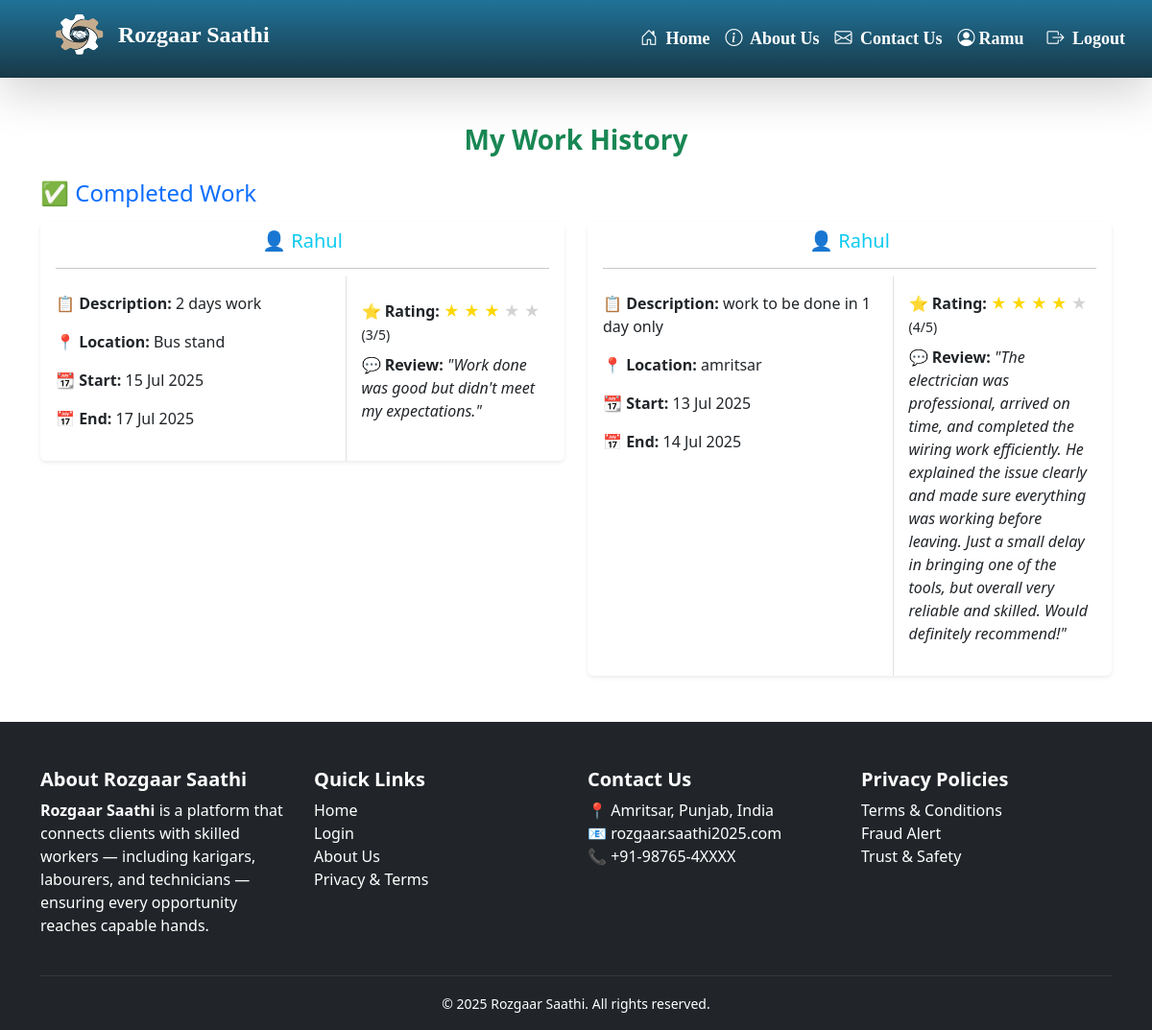
Screenshot of /hunarbaaz/work-history/ (signed in) with the database file from the repository.
### client/models.py (models this page shows, shortened)
class PostRequest(models.Model):
    client = models.ForeignKey(User, on_delete=models.CASCADE, related_name='sent_requests')
    hunarbaaz = models.ForeignKey('hunarbaaz.Hunarbaaz', on_delete=models.CASCADE, related_name='received_requests')
    job_description = models.TextField()
    location = models.CharField(max_length=100)
    start_date = models.DateField(help_text="Start date of the job",null=False,blank=True)
    end_date = models.DateField(help_text="Expected completion date",null=False,blank=True)
    JOB_TYPE_CHOICES = [
        ('residential', 'Residential'),
        ('commercial', 'Commercial'),
    ]
    job_type = models.CharField(max_length=20,choices=JOB_TYPE_CHOICES,default='residential',help_text="Type of job location")
    working_hours = models.PositiveIntegerField(
        null=True,
        blank=True,
        help_text="Estimated total working hours for this job"
    )
    is_accepted = models.BooleanField(null=True, blank=True)  # None = Pending, True = Accepted, False = Rejected
    is_completed = models.BooleanField(default=False)
    is_cancelled = models.BooleanField(default=False, help_text="Whether the client has cancelled the request")
    created_at = models.DateTimeField(auto_now_add=True)
    rating = models.IntegerField(
    validators=[MinValueValidator(1), MaxValueValidator(5)],
    null=True,
    blank=True,
    help_text="Client rating after completion (1 to 5)"
)
    review = models.TextField(null=True, blank=True, help_text="Optional client feedback")

### hunarbaaz/views.py (the view)
# urls.py: path('work-history/', views.work_history, name='work_history'),
@login_required
def work_history(request):
    profile = get_object_or_404(Hunarbaaz, user=request.user)
    completed_jobs = PostRequest.objects.filter(
        hunarbaaz=profile,
        is_completed=True
    ).order_by('-end_date', '-created_at')
    cancelled_jobs = PostRequest.objects.filter(
        hunarbaaz=profile,
        is_cancelled=True
    ).order_by('-end_date', '-created_at')
    return render(request, 'hunarbaaz/work_history.html', {
        'completed_jobs': completed_jobs,
        'cancelled_jobs': cancelled_jobs
    })

### hunarbaaz/templates/hunarbaaz/work_history.html (shortened to what this page needs)
{% extends 'base/base.html' %}
{% block content %}
  <div class="container mt-5 mb-5">
    <h3 class="text-center text-success mb-4">
      {% if user.clientprofile %}
        <b>Work History of {{ user.hunarbaaz.full_name }}</b>
      {% elif user.hunarbaaz %}
        <b>My Work History</b>
      {% else %}
        {{ user.username }}
      {% endif %}
    </h3>
    {% if completed_jobs %}
      <h4 class="text-primary mb-3">✅ Completed Work</h4>
      <div class="row g-4">
        {% for job in completed_jobs %}
          <div class="col-md-6">
            <div class="card shadow-sm border-0">
              <div class="card-header bg-white border-bottom-0">
                <h5 class="text-info text-center mb-1">👤 {{ job.client.username }}</h5>
                <hr class="mb-0" />
              </div>
              <div class="row g-0 align-items-stretch">
                <div class="col-7 border-end">
                  <div class="card-body">
                    <p>
                      <strong>📋 Description:</strong> {{ job.job_description }}
                    </p>
                    <p>
                      <strong>📍 Location:</strong> {{ job.location }}
                    </p>
                    <p>
                      <strong>📆 Start:</strong> {{ job.start_date|date:'d M Y' }}
                    </p>
                    <p>
                      <strong>📅 End:</strong> {{ job.end_date|date:'d M Y' }}
                    </p>
                  </div>
                </div>
                <div class="col-5 d-flex align-items-center">
                  <div class="card-body">
                    {% if job.rating %}
                      <p class="mb-1">
                        <strong>⭐ Rating:</strong>
                        {% for i in '12345'|make_list %}
                          {% if forloop.counter <= job.rating %}
                            <span style="color: gold;">&#9733;</span>
                          {% else %}
                            <span style="color: lightgray;">&#9733;</span>
                          {% endif %}
                        {% endfor %}
                        <small>({{ job.rating }}/5)</small>
                      </p>
                    {% endif %}
                    {% if job.review %}
                      <p class="mt-2">
                        <strong>💬 Review:</strong> <em>"{{ job.review }}"</em>
                      </p>
                    {% else %}
                      <p class="text-muted mt-2">No review given.</p>
                    {% endif %}
                  </div>
                </div>
              </div>
            </div>
          </div>
        {% endfor %}
      </div>
    {% else %}
      <div class="alert alert-info text-center mt-4">No completed jobs yet.</div>
    {% endif %}
  </div>
{% endblock %}

### base/templates/base/base.html (shortened to what this page needs)
{% load static %}
<!DOCTYPE html>
<html lang="en">
<head>
    <link href="https://cdn.jsdelivr.net/npm/bootstrap@5.3.0/dist/css/bootstrap.min.css" rel="stylesheet">
<link rel="stylesheet" href="https://cdnjs.cloudflare.com/ajax/libs/font-awesome/6.5.0/css/all.min.css">
<link href="https://cdn.jsdelivr.net/npm/bootstrap-icons@1.10.5/font/bootstrap-icons.css" rel="stylesheet">
<link rel="stylesheet" href="{% static 'base/css/style.css' %}">
<link rel="stylesheet" href="{% static 'base/css/login.css' %}">
<link href="https://cdn.jsdelivr.net/npm/aos@2.3.4/dist/aos.css" rel="stylesheet">
</head>
<body>
<nav class="navbar navbar-expand-lg navbar-dark shadow-lg">
  <div class="container-fluid" id="navbar-cont">
    <a class="navbar-brand fw-bold fs-4 d-flex align-items-center" href="{% url 'home' %}">
      <img src="{% static 'base/images/logo.png' %}" style="height: 55px; width: 65px;" class="me-2">
      <span class="text-white">Rozgaar Saathi</span>
    </a>
    <div class="collapse navbar-collapse justify-content-end" id="navbarNav">
      <ul class="navbar-nav align-items-center">
        <li class="nav-item">
          <a class="nav-link nav-anim" href="{% url 'home' %}">
            <i class="bi bi-house-door me-1"></i> Home
          </a>
        </li>
        <li class="nav-item">
          <a class="nav-link nav-anim" href="{% url 'about' %}">
            <i class="bi bi-info-circle me-1"></i> About Us
          </a>
        </li>
        <li class="nav-item">
          <a class="nav-link nav-anim" href="{% url 'reviews:contact_review' %}">
            <i class="bi bi-envelope me-1"></i> Contact Us
          </a>
        </li>
        {% if user.is_authenticated %}
          {% if user.clientprofile %}
          <li class="nav-item">
              <a class="nav-link nav-anim" href="{% url 'client:all_profiles' %}">
                <i class="bi bi-people me-1"></i> Browse Hunarbaaz
              </a>
            </li>
            <li class="nav-item">
              <a class="nav-link nav-anim" href="{% url 'client:client_dashboard' %}">
               <i class="bi bi-person-circle me-1"></i> {{ user.username }}
              </a>
            </li>
          {% elif user.hunarbaaz %}
            <li class="nav-item">
              <a class="nav-link nav-anim" href="{% url 'hunarbaaz:hunarbaaz_dashboard' %}">
                <i class="bi bi-person-circle me-1"></i>{{ user.username }}
              </a>
            </li>
          {% endif %}
          <li class="nav-item">
            <form method="post" action="{% url 'logout' %}" class="d-inline">
              <button type="submit" class="btn nav-link nav-anim ms-2">
                <i class="bi bi-box-arrow-right me-1"></i> Logout
              </button>
            </form>
          </li>
        {% else %}
          <li class="nav-item">
            <a class="nav-link nav-anim" href="{% url 'login' %}">
              <i class="bi bi-box-arrow-in-right me-1"></i> Login / Register
            </a>
          </li>
        {% endif %}
      </ul>
    </div>
  </div>
</nav>
{% block content %}{% endblock %}
<footer class="bg-dark text-white pt-5">
  <div class="container">
    <div class="row gy-4">
      <div class="col-md-3 col-sm-6">
        <h5 class="fw-bold">About Rozgaar Saathi</h5>
        <p>
          <strong>Rozgaar Saathi</strong> is a platform that connects clients with skilled workers — including karigars, labourers, and technicians — ensuring every opportunity reaches capable hands.
        </p>
      </div>
      <div class="col-md-3 col-sm-6">
        <h5 class="fw-bold">Quick Links</h5>
        <ul class="list-unstyled">
          <li><a href="{% url 'home' %}" class="text-white text-decoration-none">Home</a></li>
          <li><a href="{% url 'login' %}" class="text-white text-decoration-none">Login</a></li>
          <li><a href="{% url 'about' %}" class="text-white text-decoration-none">About Us</a></li>
          <li><a href="{% url 'privacy_terms' %}" class="text-white text-decoration-none">Privacy & Terms</a></li>
        </ul>
      </div>
      <div class="col-md-3 col-sm-6">
        <h5 class="fw-bold">Contact Us</h5>
        <ul class="list-unstyled">
          <li>📍 Amritsar, Punjab, India</li>
          <li>📧 rozgaar.saathi2025.com</li>
          <li>📞 +91-98765-4XXXX</li>
        </ul>
      </div>
      <div class="col-md-3 col-sm-6">
        <h5 class="fw-bold">Privacy Policies</h5>
        <ul class="list-unstyled">
          <li>Terms & Conditions</li>
          <li>Fraud Alert</li>
          <li>Trust & Safety</li>
        </ul>
      </div>
    </div>
    <hr class="border-secondary mt-4">
    <div class="text-center pb-3">
      <small>&copy; 2025 Rozgaar Saathi. All rights reserved.</small>
    </div>
  </div>
</footer>
</html>

### base/static/base/css/style.css (style rules this page uses)
body { background-color: white; }
ul { z-index: 9999; }
.navbar { background: linear-gradient(to top, #183947, #207298); backdrop-filter: blur(10px); transition: background 0.3s ease-in-out; font-family: chiller; }
.navbar-brand { width: 410px; padding: 0 0 10px 10px; }
#navbarNav { background: none; width: auto; z-index: 9999; position: relative; }
#navbar-cont { padding: 0 20px 0 40px; z-index: 999; }
.navbar-collapse { z-index: 9999; background-color: #212529; }
.navbar-nav .nav-link { font-size: 18px; font-weight: bold; background: none; transition: all 0.3s ease; position: relative; color: white; border-radius: 8px; padding: 8px 16px; display: inline-block; }
.navbar-nav .nav-link::after, .nav-link::after { display: none !important; }

### rows the page displays
PostRequest: client.username "Rahul", job_description "2 days work", location "Bus stand", start_date "15 Jul 2025", end_date "17 Jul 2025", rating "3", review "Work done was good but didn't meet my expectations."
PostRequest: client.username "Rahul", job_description "work to be done in 1 day only", location "amritsar", start_date "13 Jul 2025", end_date "14 Jul 2025", rating "4", review "The electrician was professional, arrived on time, and completed the wiring work efficiently. He explained the issue clearly and made sure everything was working before leaving. Just a small delay in bringing one of the tools, but overall very reliable and skilled. Would definitely recommend!"

### other values shown
{{ user.username }} "Ramu"
